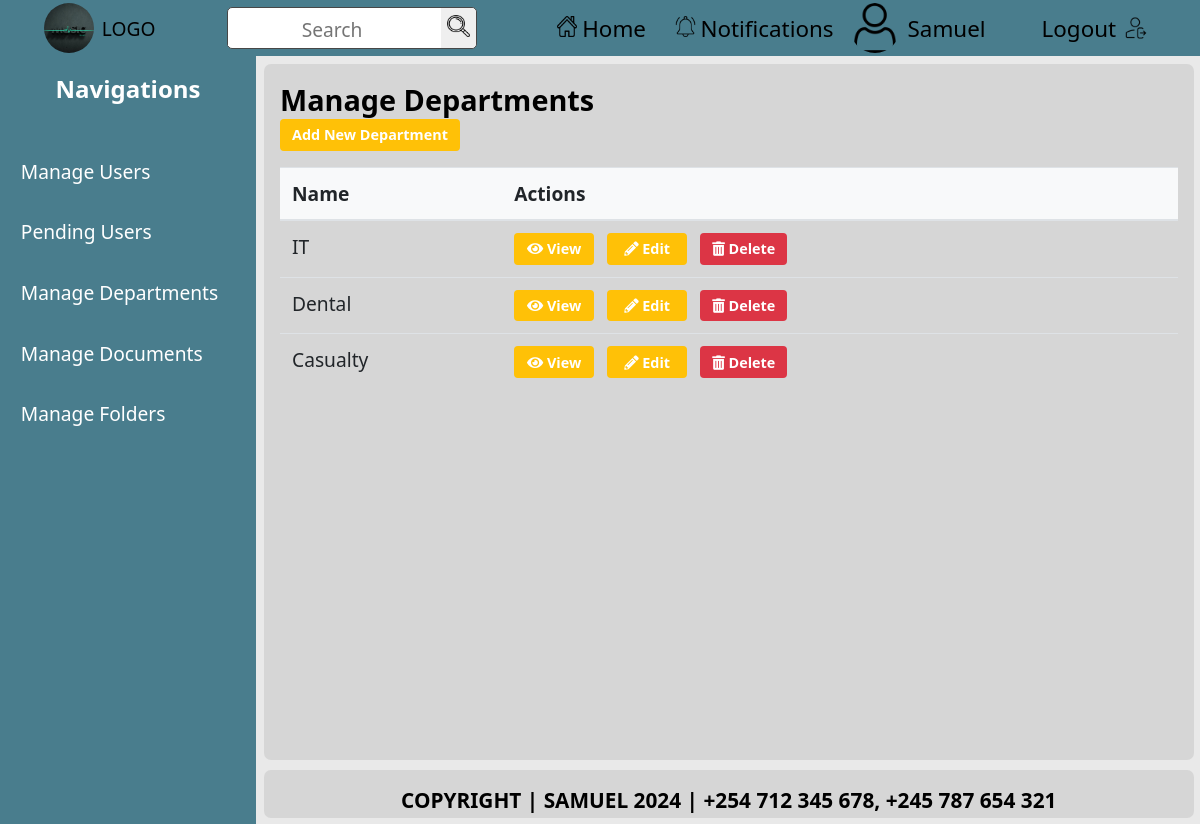
Screenshot of /custom-admin/departments/ (signed in) with the database file from the repository.
### documents/models.py (models this page shows, shortened)
class Department(models.Model):
    name = models.CharField(max_length=100)
    created_at = models.DateTimeField(auto_now_add=True)
    created_by = models.ForeignKey(
        settings.AUTH_USER_MODEL,
        on_delete=models.SET_NULL,
        null=True,
        related_name='departments_created'
    )
    updated_at = models.DateTimeField(auto_now=True)

### custom_admin_dashboard/views.py (the view)
# urls.py: path('departments/', views.admin_departments, name='admin_departments'),
@login_required
@admin_required(login_url='/login/')
def admin_departments(request):
    departments = Department.objects.all()
    return render(request, 'custom_admin_dashboard/admin_departments.html', {'departments': departments})

### custom_admin_dashboard/views.py (called while the page is built)
def admin_required(login_url=None):
    return user_passes_test(lambda u: u.is_superuser, login_url=login_url)

### documents/context_processors.py (called while the page is built)
def departments_context(request):
    user_department = None
    if request.user.is_authenticated:
        try:
            user_department = request.user.profile.department  # Accessing department via Profile
        except Profile.DoesNotExist:
            user_department = None  # Handle case where Profile doesn't exist
    return {
        'user_department': user_department,
    }

### custom_admin_dashboard/templates/custom_admin_dashboard/admin_departments.html
{% extends 'admin_base.html' %} {% block title %}Manage Departments{% endblock %}
{% block content %}
<h2>Manage Departments</h2>
<a
  href="{% url 'custom_admin_dashboard:admin_add_department' %} "
  class="btn-action btn-warning"
  >Add New Department</a
>
<table class="table">
  <thead>
    <tr>
      <th>Name</th>
      <th>Actions</th>
    </tr>
  </thead>
  <tbody>
    {% for department in departments %}
    <tr>
      <td>{{ department.name }}</td>
      <td>
        <a
          href="{% url 'custom_admin_dashboard:admin_view_department' department.id %}"
          class="btn-action btn-warning"
        >
          <i class="fas fa-eye"></i> View
        </a>
        <a
          href="{% url 'custom_admin_dashboard:admin_edit_department' department.id %}"
          class="btn-action btn-warning"
        >
          <i class="fas fa-pencil-alt"></i> Edit
        </a>
        <a
          href="{% url 'custom_admin_dashboard:admin_delete_department' department.id %}"
          class="btn-action btn-danger"
        >
          <i class="fas fa-trash-alt"></i> Delete
        </a>
      </td>
    </tr>
    {% endfor %}
  </tbody>
</table>
{% endblock %}

### templates/admin_base.html (shortened to what this page needs)
<!DOCTYPE html>
{% load static %}
<html lang="en">
  <head>
    <link rel="stylesheet" href="{% static 'css/index.css' %}" />
    <link rel="stylesheet" href="{% static 'css/tables.css' %}" />
    <link rel="stylesheet" href="{% static 'css/forms.css' %}" />
    <link rel="stylesheet" href="{% static 'css/delete_form.css' %}" />
    <link
      rel="stylesheet"
      href="https://cdnjs.cloudflare.com/ajax/libs/font-awesome/5.15.4/css/all.min.css"
    />
  </head>
  <body>
    <header>
      <a
        href="{% if user.is_superuser %}{% url 'custom_admin_dashboard:admin_dashboard' %}{% else %}{% url 'documents:home' %}{% endif %}"
      >
        <div class="left-row">
          <img
            src="{% static 'images/logo.jpg' %}"
            alt="logo image"
            width="50"
            height="50"
          />
          <span>LOGO</span>
        </div>
      </a>
      <div class="middle-row">
        <form action="{% url 'custom_admin_dashboard:search' %}" method="get">
          <input type="text" name="q" placeholder="Search" required />
          <button type="submit">
            <img src="{% static 'images/search.png' %}" alt="Search" />
          </button>
        </form>
      </div>
      <div class="right-row">
        <ul>
          <a
            href="{% if user.is_superuser %}{% url 'custom_admin_dashboard:admin_dashboard' %}{% else %}{% url 'documents:home' %}{% endif %}"
          >
            <li>
              <span
                ><img src="{% static 'images/home.png' %}" alt="Home" /></span
              >Home
            </li>
          </a>
          <a href="#">
            <li>
              <span
                ><img
                  src="{% static 'images/notification.png' %}"
                  alt="Notifications" /></span
              >Notifications
            </li>
          </a>
        </ul>
        <a href="#">
          <div class="profile">
            {% if profile_data.profile_image %}
            <img
              src="{% url 'custom_admin_dashboard:serve_profile_image' user.id %}"
              alt="profile picture"
              width="50"
              height="50"
            />
            {% else %}
            <img
              src="{% static 'images/user.png' %}"
              alt="Default Profile Picture"
              width="50"
              height="50"
            />
            {% endif %}
            <span>{{ user.username }}</span>
          </div>
        </a>
        <a href="{% url 'documents:logout' %}">
          <div class="last">
            <span>Logout</span>
            <img src="{% static 'images/logout.png' %}" alt="Logout" />
          </div>
        </a>
      </div>
    </header>
    <main>
      <section>
        <div class="sidebar">
          <div class="title">
            <h1>Navigations</h1>
          </div>
          <div class="sidebar-list">
            <nav>
              <ul>
                <a
                  href="{% url 'custom_admin_dashboard:manage_users' %}"
                  class="{% if request.resolver_match.url_name == 'manage_users' %}active{% endif %}"
                >
                  <div class="sidebar-items"><li>Manage Users</li></div>
                </a>
                <a
                  href="{% url 'custom_admin_dashboard:admin_pending_users' %}"
                  class="{% if request.resolver_match.url_name == 'admin_pending_users' %}active{% endif %}"
                >
                  <div class="sidebar-items"><li>Pending Users</li></div>
                </a>
                <a
                  href="{% url 'custom_admin_dashboard:admin_departments' %}"
                  class="{% if request.resolver_match.url_name == 'admin_departments' %}active{% endif %}"
                >
                  <div class="sidebar-items"><li>Manage Departments</li></div>
                </a>
                <a
                  href="{% url 'custom_admin_dashboard:admin_documents' %}"
                  class="{% if request.resolver_match.url_name == 'admin_documents' %}active{% endif %}"
                >
                  <div class="sidebar-items"><li>Manage Documents</li></div>
                </a>
                <a
                  href="{% url 'custom_admin_dashboard:admin_folders' %}"
                  class="{% if request.resolver_match.url_name == 'admin_folders' %}active{% endif %}"
                >
                  <div class="sidebar-items"><li>Manage Folders</li></div>
                </a>
              </ul>
            </nav>
          </div>
        </div>
      </section>
      <section>
        <div class="container">
          {% block content %} {% endblock %}
        </div>
      </section>
    </main>
    <footer>
      <div class="endnote">
        <p>COPYRIGHT | SAMUEL 2024 | +254 712 345 678, +245 787 654 321</p>
      </div>
    </footer>
  </body>
</html>

### static/css/index.css (style rules this page uses)
* { margin: 0; padding: 0; box-sizing: border-box; text-decoration: none; font-family: "Segoe UI", Tahoma, Geneva, Verdana, sans-serif; }
a { color: black; }
li { list-style: none; }
body { background-color: hsla(0, 0%, 90%, 0.87); }
header { display: flex; align-items: center; justify-content: space-around; padding: 0.5rem; background-color: hsl(194, 32%, 42%); position: fixed; font-size: 1.2rem; top: 0; left: 0; right: 0; height: 3.5rem; z-index: 100; }
header ul { display: flex; list-style: none; gap: 0.8rem; }
header ul li { font-size: 1.4rem; border-radius: 6px; }
.left-row { display: flex; align-items: center; }
.middle-row form { background-color: white; width: auto; border: 1.5px solid hsl(0, 0%, 28%); border-radius: 5px; }
.middle-row form input { outline: none; border: none; text-align: center; padding: 0.3rem; }
.middle-row form input::placeholder { margin: auto; font-size: 1.2rem; }
.middle-row form button img { width: 1.4rem; height: 1.4rem; }
.middle-row form button { cursor: pointer; padding: 0.4rem; border: none; outline: none; border-top-right-radius: 5px; border-bottom-right-radius: 5px; }
.right-row { display: flex; align-items: center; }
.right-row ul { cursor: pointer; }
.right-row ul li { display: flex; align-items: center; justify-content: center; padding: 0.5rem; }
.right-row ul li img { margin-right: 0.3rem; width: 1.3rem; height: 1.3rem; }
.left-row span { cursor: pointer; }
.left-row img { cursor: pointer; object-fit: cover; margin-right: 0.5rem; width: 50px; height: 50px; border-radius: 50%; }
.last { display: flex; align-items: center; justify-content: center; gap: 0.5rem; margin-left: 3rem; font-size: 1.4rem; border-radius: 6px; padding: 0.5rem; }
.last img { width: 1.5rem; height: 1.5rem; }
.profile { font-size: 1.4rem; border-radius: 6px; margin-left: 0.5rem; display: flex; align-items: center; }
.profile img { object-fit: cover; margin-right: 0.5rem; width: 50px; height: 50px; border-radius: 50%; }
.sidebar { color: white; background-color: hsl(194, 32%, 42%); position: fixed; width: 16rem; top: 3.5rem; bottom: 0; display: flex; flex-direction: column; gap: 1rem; }
.sidebar .title { padding: 1rem; text-align: center; }
.sidebar-items { color: white; margin: 0.5rem; font-size: 1.2rem; border-radius: 5px; padding: 0.8rem; }
.container { overflow-y: auto; font-size: 1.2rem; height: 87vh; width: auto; background-color: hsla(0, 0%, 77%, 0.5); padding: 1rem; margin-top: 4rem; margin-left: 16.5rem; margin-right: 0.4rem; margin-bottom: 4rem; border-radius: 7px; }
.endnote { bottom: 0; right: 0; left: 0; position: fixed; padding: 1rem; font-size: 1.3rem; font-weight: bold; background-color: hsla(0, 0%, 77%, 0.5); height: 3rem; text-align: center; justify-content: center; margin-left: 16.5rem; margin-right: 0.4rem; margin-bottom: 0.4rem; border-radius: 7px; }

### static/css/tables.css (style rules this page uses)
.table { width: 100%; margin-top: 1rem; margin-bottom: 1rem; color: #212529; border-collapse: collapse; }
.table thead th { vertical-align: bottom; border-bottom: 2px solid #dee2e6; padding: 0.75rem; background-color: #f8f9fa; font-weight: bold; text-align: left; }
.table tbody tr { border-top: 1px solid #dee2e6; }
.table th, .table td { padding: 0.75rem; vertical-align: top; border-top: 1px solid #dee2e6; text-align: left; }
.btn-action { padding: 0.4rem 0.75rem; font-size: 0.9rem; font-weight: bold; border-radius: 0.25rem; color: white; text-decoration: none; display: inline-block; text-align: center; min-width: 80px; margin-right: 0.5rem; }
.btn-warning { background-color: #ffc107; border: none; }
.btn-danger { background-color: #dc3545; border: none; }

### rows the page displays
Department: name "IT"
Department: name "Dental"
Department: name "Casualty"

### other values shown
{{ user.username }} "Samuel"
